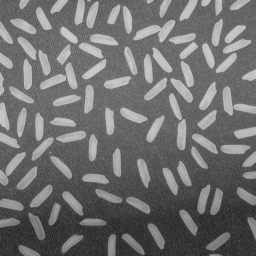
%> input picture FCMS1灰度图像/rice.png, 256 x 256 px
$ octave watershed_Test2.m   (GNU Octave 9; MATLAB toolbox functions it lacks are replaced by stand-ins)
%> lines starting %> are read from the running program, lines starting %| are printed output that depends on the picture
%% 程序分享
% 个人博客 www.aomanhao.top
% Github https://github.com/AomanHao
% CSDN https://blog.csdn.net/Aoman_Hao
%--------------------------------------

close all;
clear;
clc;

% STEP 1: 读入彩色图像并将其转换为灰度
I_orig = imread('rice.png');
%> I_orig is the input picture: size 256x256 uint8; min 40, max 204, mean 111.2
figure;imshow(I_orig);title('原图')
if(length(size(I_orig))==3)
    I = rgb2gray(I_orig);
else
    I=I_orig;
end
figure;imshow(I), title('灰度图');
figure;imhist(I);title('灰度直方图');
%> after `title('灰度直方图')`:
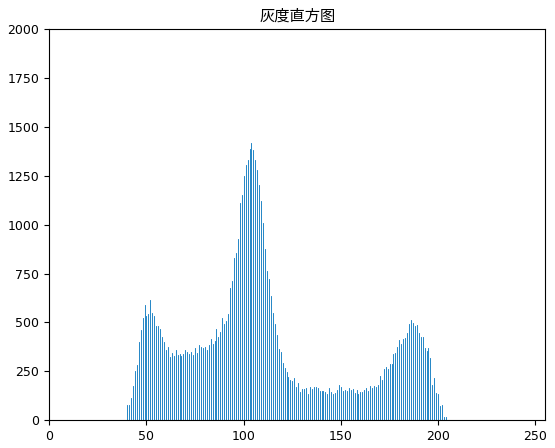
%> figure redrawn from the program's plot data; highest point at x = 104, y = 1419

% STEP 2: 使用梯度幅度作为分割函数
gmag = imgradient(I);
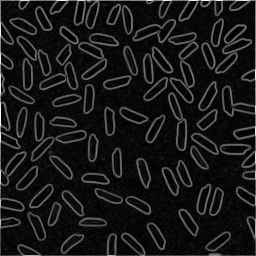
%> gmag: size 256x256 double; min 0, max 798, mean 78.6; drawn with min black and max white
figure;imshow(gmag, []);title('梯度幅度')

L = watershed(gmag);
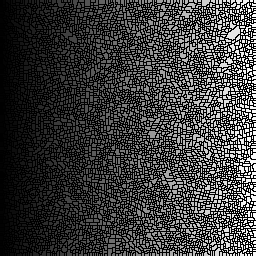
%> L: size 256x256 uint16; min 0, max 5726, mean 1339.7; drawn with min black and max white
Lrgb = label2rgb(L);
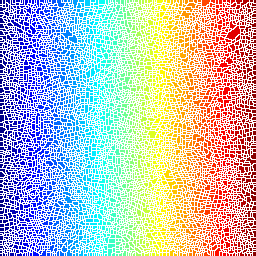
%> Lrgb: size 256x256x3 uint8; mean R, G, B 190.2, 193.1, 191.6
figure;imshow(Lrgb);title('梯度幅度的分水岭变换');

% STEP 3: 标记前景对象,开运算，先腐蚀后膨胀
se = strel('disk', 20);
Io = imopen(I, se);
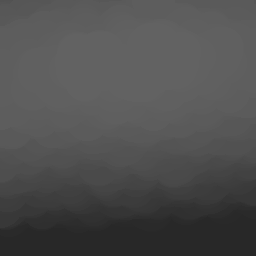
%> Io: size 256x256 uint8; min 40, max 98, mean 78.8
figure;imshow(Io);title('开运算');

% 膨胀运算
Ie = imerode(I,se);
Iobr = imreconstruct(Ie,I);
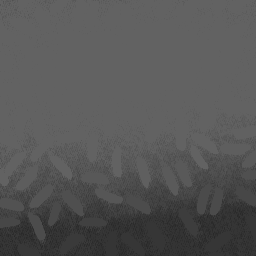
%> Iobr: size 256x256 uint8; min 40, max 98, mean 85.7
figure;imshow(Iobr);title('腐蚀图像');
figure;imhist(I);title('灰度直方图');
